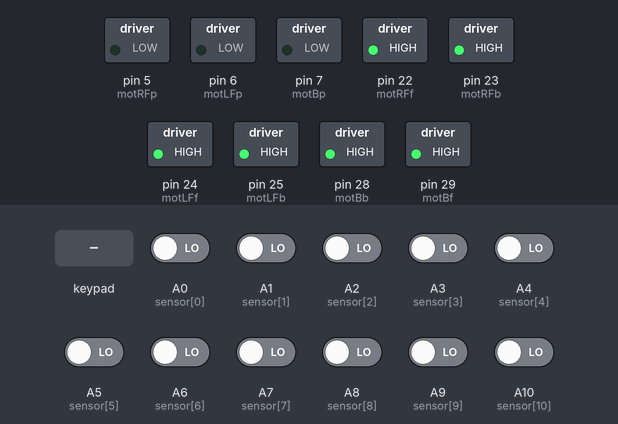
A sketch run on a simulated Arduino Mega 2560, built with avr-gcc and run on an emulated ATmega2560. On the bench: switched loads named in the sketch (green lamp = pin HIGH). The test bench sets the inputs (shaded band); at power-on: A0 (sensor[0]), A1 (sensor[1]), A2 (sensor[2]), A3 (sensor[3]), A4 (sensor[4]), A5 (sensor[5]), A6 (sensor[6]), A7 (sensor[7]), A8 (sensor[8]), A9 (sensor[9]), A10 (sensor[10]) LOW. What the sketch prints to the serial monitor is not drawn.

Above: at 1.2 s.
1.3 s: key 'T' pressed
At 2.4 s:
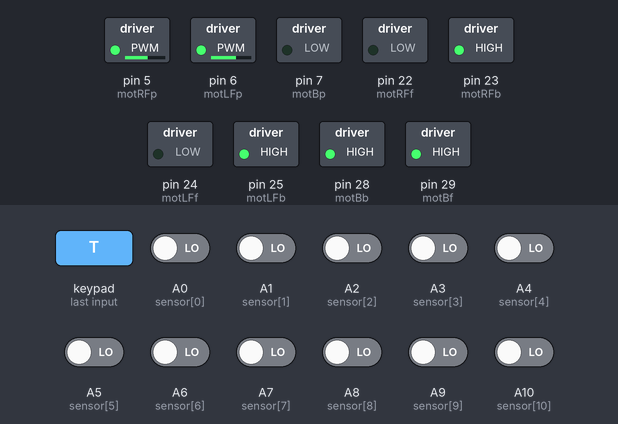
2.8 s: A0 (sensor[0]) driven HIGH
At 4.0 s:
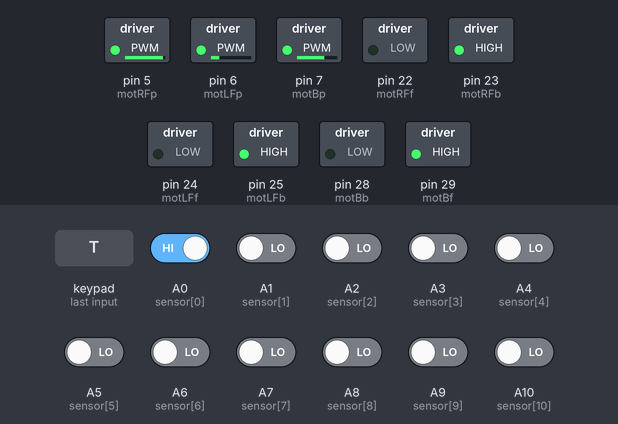
4.3 s: A2 (sensor[2]) driven HIGH
At 5.2 s:
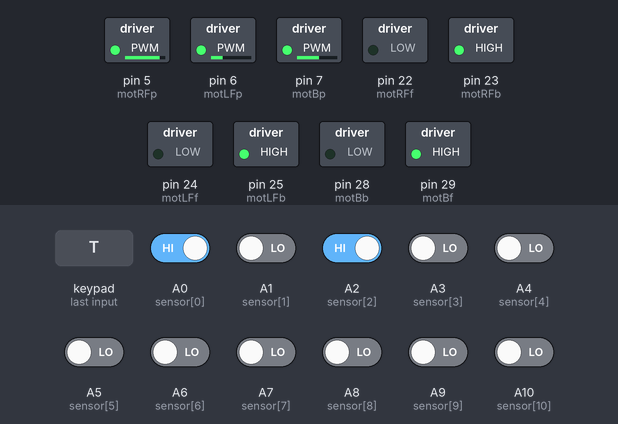
5.8 s: A3 (sensor[3]) driven HIGH
At 6.3 s:
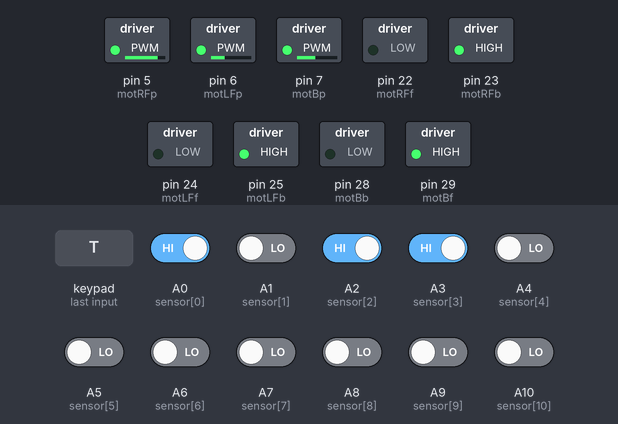
7.3 s: A5 (sensor[5]) driven HIGH
At 8.5 s:
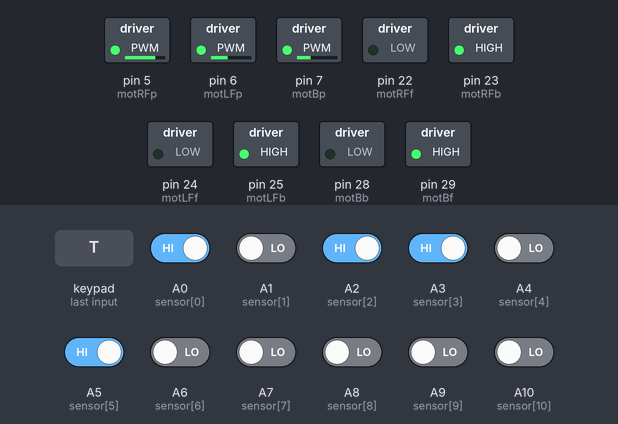
8.8 s: A6 (sensor[6]) driven HIGH
At 9.8 s:
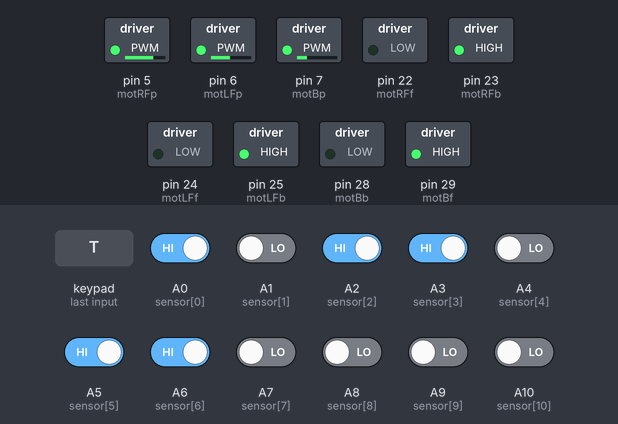
Timing chart, 0 to 11.3 s (numbered marks = the images above; inputs shaded):
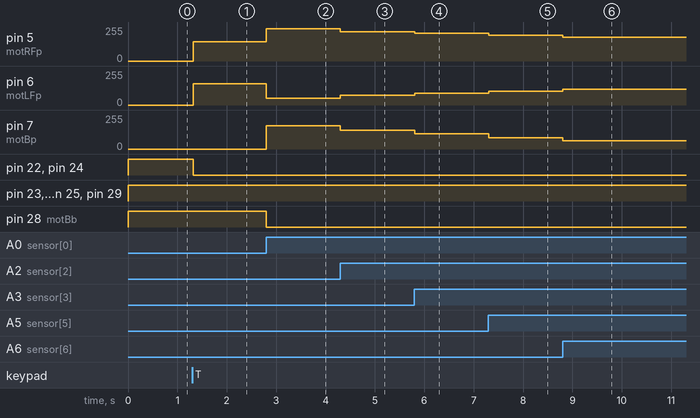

Measured:
- after the input at 1.3 s, pin 5 (motRFp): 0/255 → 144/255 at once; pin 6 (motLFp): 0/255 → 158/255 at once; pin 22 (motRFf), pin 24 (motLFf): HIGH → LOW at once
- after the input at 2.8 s, pin 5 (motRFp): 144/255 → 241/255 at once; pin 6 (motLFp): 158/255 → 52/255 at once; pin 7 (motBp): 0/255 → 173/255 at once; pin 28 (motBb): HIGH → LOW at once
- after the input at 4.3 s, pin 5 (motRFp): 241/255 → 221/255 at once; pin 6 (motLFp): 52/255 → 73/255 at once; pin 7 (motBp): 173/255 → 139/255 at once
- after the input at 5.8 s, pin 5 (motRFp): 221/255 → 208/255 at once; pin 6 (motLFp): 73/255 → 87/255 at once; pin 7 (motBp): 139/255 → 115/255 at once
- after the input at 7.3 s, pin 5 (motRFp): 208/255 → 192/255 at once; pin 6 (motLFp): 87/255 → 105/255 at once; pin 7 (motBp): 115/255 → 86/255 at once
- after the input at 8.8 s, pin 5 (motRFp): 192/255 → 179/255 at once; pin 6 (motLFp): 105/255 → 120/255 at once; pin 7 (motBp): 86/255 → 62/255 at once

The sketch:

autonomous_line__follower.ino.ino
```cpp
#include <PS2X_lib.h>
//read in function ps control
#define PS2_DAT        8  //14
#define PS2_CLK        11  //17
#define PS2_SEL        10  //16
#define PS2_CMD        9  //15
#define pressures   false
#define rumble      false

PS2X ps2x;
int count=1;
//PS2 definition ends

//to calculate kp find maximum angle
double p,i=0,d;              //kp=(y*0.57735)/(5*sqrt(3)*0.33)  y is the
double  kp=58 ,ki=0,kd=0; //kp=16.35,ki=0.0018 , kd=16;
int ti, tf, dt;               //ti=time_initial, tf=time_final(current), dt=tf-ti
double prex=0, dx;          //x=weighted sum from all sensors, prex=previous value of x, dx=x-prex
//pid definition ends

double n=11;                      //n -number of sensors
int base=250;                 //base-value of analog sensor below which is white above which is non-white
int sensor[]={A0,A1,A2,A3,A4,A5,A6,A7,A8,A9,A10,A11,A12,A13,A14,A15};//sensor pins
int ir[]={1,2,3,4,5,6,7,8,9,10,11,12,13,14,15,16};//these are just some random values which get over-written
//sensor definiton ends

int motRFf=22; //motor right front forward
int motRFb=23; //motor right front backward
int motRFp=5; //motor right front pwm

int motLFf=24; //motor left front forward
int motLFb=25; //motor left front backward
int motLFp=6; //motor left front pwm

int motBf=29; //motor back forward
int motBb=28; //motor back backward
int motBp=7; //motor back pwm
//motor definitions end

void setup()
{
   for(int i=0;i<n;i++)            //loop for setting
   {                               //all ir pin modes
     pinMode(sensor[i],INPUT);     //to input
   }

   int error = ps2x.config_gamepad(PS2_CLK, PS2_CMD, PS2_SEL, PS2_DAT, pressures, rumble);


   pinMode(motRFf,OUTPUT);
   pinMode(motRFb,OUTPUT);
   pinMode(motRFp,OUTPUT);

   pinMode(motLFf,OUTPUT);
   pinMode(motLFb,OUTPUT);
   pinMode(motLFp,OUTPUT);

   pinMode(motBf,OUTPUT);
   pinMode(motBb,OUTPUT);
   pinMode(motBp,OUTPUT);

   ti=millis();
   Serial.begin (9600);
}

void loop()
{
  tf=millis();
  ps2x.read_gamepad();
  if(ps2x.NewButtonState() && ps2x.Button(PSB_TRIANGLE))//if the triangle button is pushed
  {                                                     //state chnges between manual control
    count++;                                            // and automatic line follower
  }
//  if(ps2x.NewButtonState() && ps2x.Button(PSB_R3))//if the triangle button is pushed
//  {                                                     //state chnges between manual control
//    count=2;                                            // and automatic line follower
//  }

  if(count%2!=0)
  {
    psControl();
  }

  else if(count%2==0)
  {
    lineFollow();
  }
  ti=tf;
  Serial.println();
}

void psControl()
{
  int x =( ps2x.Analog(PSS_LX)-128);
  int y = -(ps2x.Analog(PSS_LY)-127);
  int r = (ps2x.Analog(PSS_RX)-128);

  if(x==4)
  x=0;
  if(y==-5)
  y=0;
  if(r==4)
  r=0;

  Serial.print("x=");
  Serial.print(x);
  Serial.print("\ty=");
  Serial.print(y);
  Serial.print("\tr=");
  Serial.print(r);

  double cRf = 2;//remember to make global
  double cLf = 2.2;
  double cB =  1.8;
  double k = 0.01;

  if(ps2x.NewButtonState() && ps2x.Button(PSB_R1))
       k = k*(-1);
  if(ps2x.NewButtonState() && ps2x.Button(PSB_CIRCLE))
       cRf = cRf+k ;
  if(ps2x.NewButtonState() && ps2x.Button(PSB_SQUARE))
       cLf = cLf+k;
   if(ps2x.NewButtonState() && ps2x.Button(PSB_CROSS))
       cB  = cB+k;

    double motRF = cRf * (0.57735*float(y) - 0.33333*float(x) - 0.33333*float(r));   //multiplied by 4 to map upto 255
    double motLF = cLf * (0.57735*float(y) + 0.33333*float(x) + 0.33333*float(r));   //multiplied by 4 to map upto 255
    double motB =  cB  * (0.00000*float(y) + 0.66666*float(x) - 0.33333*float(r));   //multiplied by 2 to map upto 255

    if(motRF>=-30 && motRF<=30)
      motRF=0;
    if(motLF>=-30 && motLF<=30)
      motLF=0;
    if(motB>=-30 && motB<=30)
      motB=0;


    Serial.print("\tmotRF=");
    Serial.print(motRF);
    Serial.print("\tmotLF=");
    Serial.print(motLF);
    Serial.print("\tmotB=");
    Serial.print(motB);

    motRF=constrain(motRF,-255,255);
    motLF=constrain(motLF,-255,255);
    motB=constrain(motB,-255,255);

    setMotorSpeed(motLFf,motLFb,motLFp,motLF);
    setMotorSpeed(motRFf,motRFb,motRFp,motRF);
    setMotorSpeed(motBf,motBb,motBp,motB);
}

void lineFollow()
{
    double vel = 100 ;                    //takes velocity as input from ps2 controller left analog stick in the y direction
    int activeSensors=irRead();               //stores the ir values in ir[] and also return number of sensors detecting the line
    double x=weightedSum(activeSensors);      //returns weighted sum of all the sensors

    dt=(tf-ti);                                 //dt=change inn time
    dx= x-prex;                               //dx=change in error - x
    if(activeSensors==0)                      //this is the safe case
    {                                         //if no sensor is on the line
      x=-prex;                                //direction of rotation of the wheels changes
    }                                         //bringing the bt back to the line
    double error=pid(x,dx,dt);                //implements pid and returns the final error value
    motorsWrite(error,ir,vel);                //maps the error values appropriate to the input velocity and writes in the motors
    if(activeSensors>0)               //changes value only if- atleast one sensor is on the line above
    {
       prex=x;
    }
}

int irRead()
{
  int activeSensors=0;
  for(int i=0;i<n;i++)
  {
      ir[i]=!digitalRead(sensor[i]);       //for digital sensor
      if(ir[i]==0)
       activeSensors++;
  }
  return activeSensors;
}

double weightedSum(int activeSensors)
{
  double x=0;
  for(int i=0;i<n;i++) //loop for calculating weighted sum
  {
    x = x + (((double)i-(n/2)+0.5)*ir[i]);//weight difference =1
   // x = x + (((double)i-(n/2)+0.5)*ir[i]);//weight differnce =0.5
  }

/*Reason for dividing by active sensors
  If 2 or more sensors detect then according to above loop the weigtage just gets summed up to give a greater value
  However it should take an intermediate value of the sensors - as, if multiple sensors detect the line it implies that the
  line lies somewhere intermediate to these sensors, thus should take an intermediate weight
  By dividing by no. of active sensors the I just take average of the weights of these sensors,thus following the above explanation
*/

  if(activeSensors==0)  //as division takes place as it is in the final step
  {                     //and we dont want to divide by zero
    x=0;                //hence this if statement
    activeSensors=1;
  }
  x=x/activeSensors;
  return(x);
}

double pid(double x,double del_x,double del_t)
{
  p=kp*x;
  i= i + ki*x;
  if(x==0)
   i=0;
  d=kd*del_x/(del_t);
  double error=p + i + d;
  return(error);
}

void motorsWrite(double error , int irVal[] ,double vel)
{
  /*Y = sin(120)*f1 + sin(60)*f2 + sin(360)*f3
    X = cos(120)*f1 + cos(60)*f2 + cos(360)*f3
    w =      -1*f1 +        1*f2 +       -1*f3
    Solve these equations simultaneously to get values of f1,f2,f3 in terms of X,Y,w
    f1 = motRF
    f2 = motLF
    f3 = motB
  */
  double cRf=1,cLf=1.1,cB=0.9;
  double x = -error;

  vel=250;

  //r=map(r,-(kp*((n/2)-0.5)),(kp*((n/2)-0.5)),-128,128);
  double motRF = cRf * (0.57735*float(vel) - 0.33333*float(x) - 0.33333*float(0));   //multiplied by 4 to map upto 255
  double motLF = cLf * (0.57735*float(vel) + 0.33333*float(x) + 0.33333*float(0));   //multiplied by 4 to map upto 255
  double motB =  cB  * (0.00000*float(vel) + 0.66666*float(x) - 0.33333*float(0));   //multiplied by 2 to map upto 255

    if(motRF<30 && motRF>-30)
     motRF=0;
    if(motLF<30 && motLF>-30)
       motLF=0;
    if(motB<30 && motB>-30)
       motB=0;

//  Serial.print("\t motRF=");
//  Serial.print(motRF);
//  Serial.print("\t motLF=");
//  Serial.print(motLF);
//  Serial.print("\t motB=");
//  Serial.println(motB);
  setMotorSpeed(motLFf,motLFb,motLFp,motLF);
  setMotorSpeed(motRFf,motRFb,motRFp,motRF);
  setMotorSpeed(motBf,motBb,motBp,motB);
}

void setMotorSpeed(int dirPin1,int dirPin2,int pwmPin,int pwmVal)
{
  if(pwmVal<0)
  {
    digitalWrite(dirPin1,HIGH);
    digitalWrite(dirPin2,LOW);
    analogWrite(pwmPin,-pwmVal);
  }
  else if (pwmVal>0)
  {
    digitalWrite(dirPin2,HIGH);
    digitalWrite(dirPin1,LOW);
    analogWrite(pwmPin,pwmVal);
  }
  else
  {
    digitalWrite(dirPin1,HIGH);
    digitalWrite(dirPin2,HIGH);
    analogWrite(pwmPin,0);
  }
}
```
